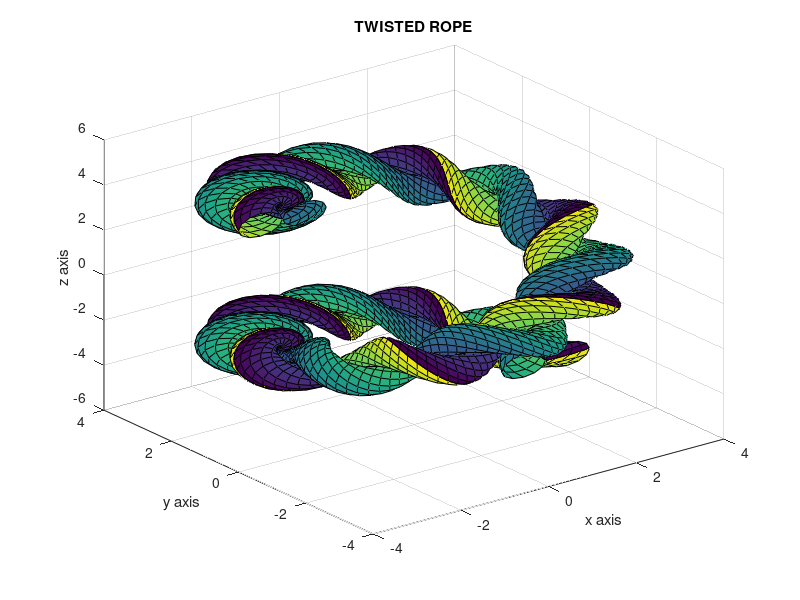

Recreate this plot in MATLAB. (Note: this script raises an error after producing the figure.)
function [x,y,z,t]=ropedraw(a,b,np,nt,m,x0,y0,z0)
%
% [x,y,z,t]=ropedraw(a,b,np,mp,m,x0,y0,z0)
% ~~~~~~~~~~~~~~~~~~~~~~~~~~~~~~~~~~~~~~~
% This function draws the twisted rope.
if nargin==0
  a=3; b=1; np=200; nt=25; m=6;
  x0=0; y0=0; z0=-3*pi/2;
end

% Draw the surface 
t=linspace(0,2*pi,nt); p=linspace(0,3*pi,np)';
t=repmat(t,np,1); p=repmat(p,1,nt);
xi=b*cos(t).*abs(cos(t)); eta=b*sin(t).*abs(cos(t));
rho=a+xi.*cos(m*p)+eta.*sin(m*p);
x=rho.*cos(p)+x0; y=rho.*sin(p)+y0; 
z=-xi.*sin(m*p)+eta.*cos(m*p)+p+z0;
close; surf(x,y,z,t), title('TWISTED ROPE')
xlabel('x axis'), ylabel('y axis'), zlabel('z axis')
colormap('prism(4)'), axis equal, hold on

% Fill the ends
fill3(x(1,:),y(1,:),z(1,:),'w')
fill3(x(end,:),y(end,:),z(end,:),'w') 
view([-40,10]), hold off, shg
